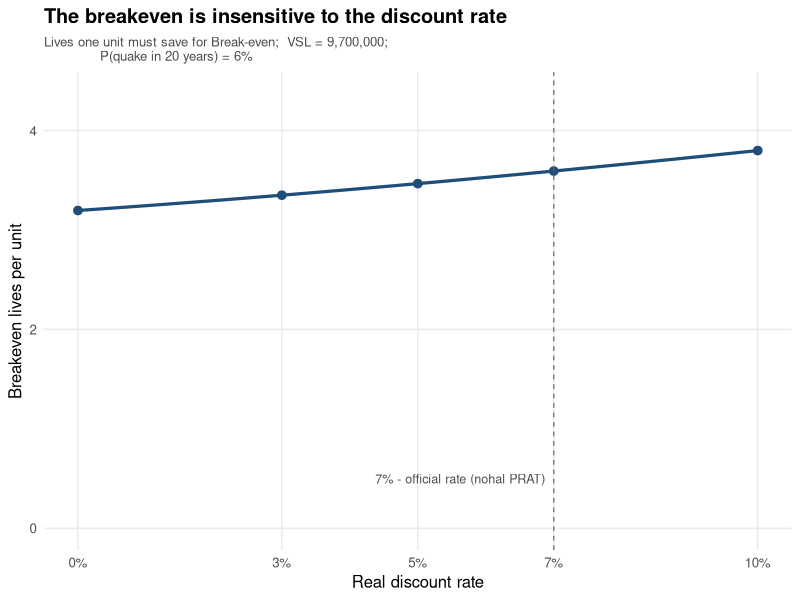
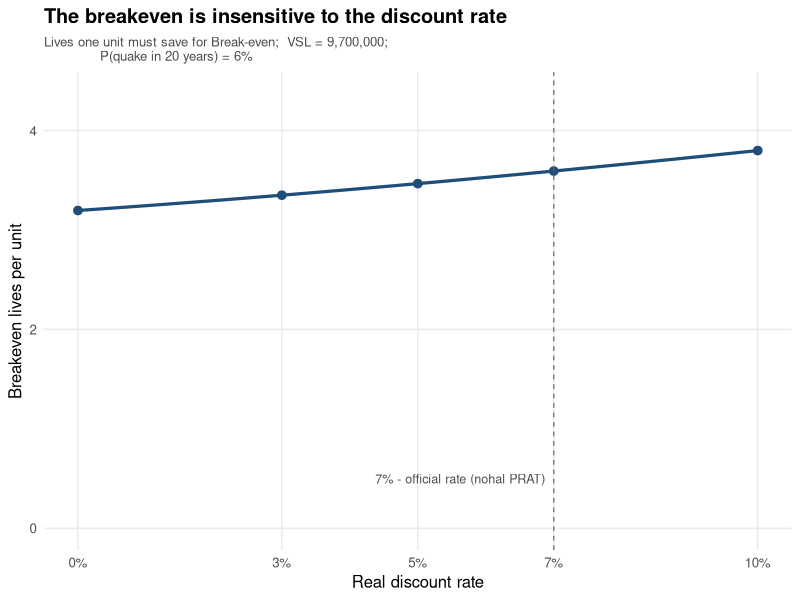

The R script that drew these images, in order:

# Sensitivity analysis - Discount rate

library(ggplot2)
library(dplyr)
library(scales)

C_unit    <- 260000      # upfront cost per unit (NIS)
A         <- 80000       # annual sustainment cost per unit (NIS, real)
n         <- 20          # timeframe (years)
P20       <- 0.06        # probability of earthquake within 20 years
p         <- P20 / n     # annual hazard (uniform)
VSL       <- 9700000     # value of a statistical life (NIS)


annuity <- function(r, n) {
  ifelse(r == 0, n, (1 - (1 + r)^(-n)) / r)
}

cost_npv <- function(r, C_unit, A, n) {
  C_unit + A * annuity(r, n)
}

benefit_per_life <- function(r, p, n, VSL) {
  p * annuity(r, n) * VSL
}

breakeven_lives <- function(r, C_unit, A, n, p, VSL) {
  cost_npv(r, C_unit, A, n) / benefit_per_life(r, p, n, VSL)
}


rates <- c(0, 0.03, 0.05, 0.07, 0.10)

results <- data.frame(r = rates) %>%
  mutate(
    annuity_factor   = annuity(r, n),
    cost_npv         = cost_npv(r, C_unit, A, n),
    p_star           = p * annuity_factor,          # prob-weighted discount factor
    benefit_per_life = p_star * VSL,
    BE_lives         = cost_npv / benefit_per_life,
  )

print(
  results %>%
    mutate(across(c(cost_npv, benefit_per_life), ~ round(.x, 0)),
           across(c(annuity_factor, BE_lives), ~ round(.x, 2)),
           p_star = round(p_star,5)),
)


curve_df <- data.frame(r = seq(0, 0.10, by = 0.001)) %>%
  mutate(BE_lives = breakeven_lives(r, C_unit, A, n, p, VSL))


p_main <- ggplot(curve_df, aes(x = r, y = BE_lives)) +
  geom_line(linewidth = 1.1, colour = "#1f4e79") +
  geom_point(data = results, aes(x = r, y = BE_lives),
             size = 2.6, colour = "#1f4e79") +
  geom_vline(xintercept = 0.07, linetype = "dashed",
             colour = "grey40", linewidth = 0.4) +
  annotate("text", x = 0.07, y = 0.5,
           label = "7% - official rate (nohal PRAT)",
           hjust = 1.05, size = 3.2, colour = "grey30") +
  scale_x_continuous(labels = percent_format(accuracy = 1),
                     breaks = rates) +
  scale_y_continuous(limits = c(0, max(curve_df$BE_lives) * 1.15),
                     breaks = seq(0, 14, 2)) +
  labs(
    title    = "The breakeven is insensitive to the discount rate",
    subtitle = "Lives one unit must save for Break-even;  VSL = 9,700,000;
              P(quake in 20 years) = 6%",
    x = "Real discount rate",
    y = "Breakeven lives per unit") +
  theme_minimal(base_size = 12) +
  theme(
    plot.title       = element_text(face = "bold"),
    plot.subtitle    = element_text(colour = "grey30", size = 9.5),
    panel.grid.minor = element_blank()
  )

print(p_main)
ggsave("breakeven_vs_discount_rate.png", p_main,
       width = 7.5, height = 4.8, dpi = 300)

results_out <- results %>%
  mutate(
    r                = paste0(r * 100, "%"),
    annuity_factor   = round(annuity_factor, 3),
    cost_npv         = round(cost_npv, 0),
    p_star           = round(p_star, 5),
    benefit_per_life = round(benefit_per_life, 0),
    BE_lives         = round(BE_lives, 2)
  ) %>%
  rename(
    `Discount rate`            = r,
    `Annuity factor`           = annuity_factor,
    `Cost NPV (NIS)`           = cost_npv,
    `Prob-weighted factor`     = p_star,
    `Benefit per life (NIS)`   = benefit_per_life,
    `Breakeven lives per unit` = BE_lives
  )

print(results_out)
